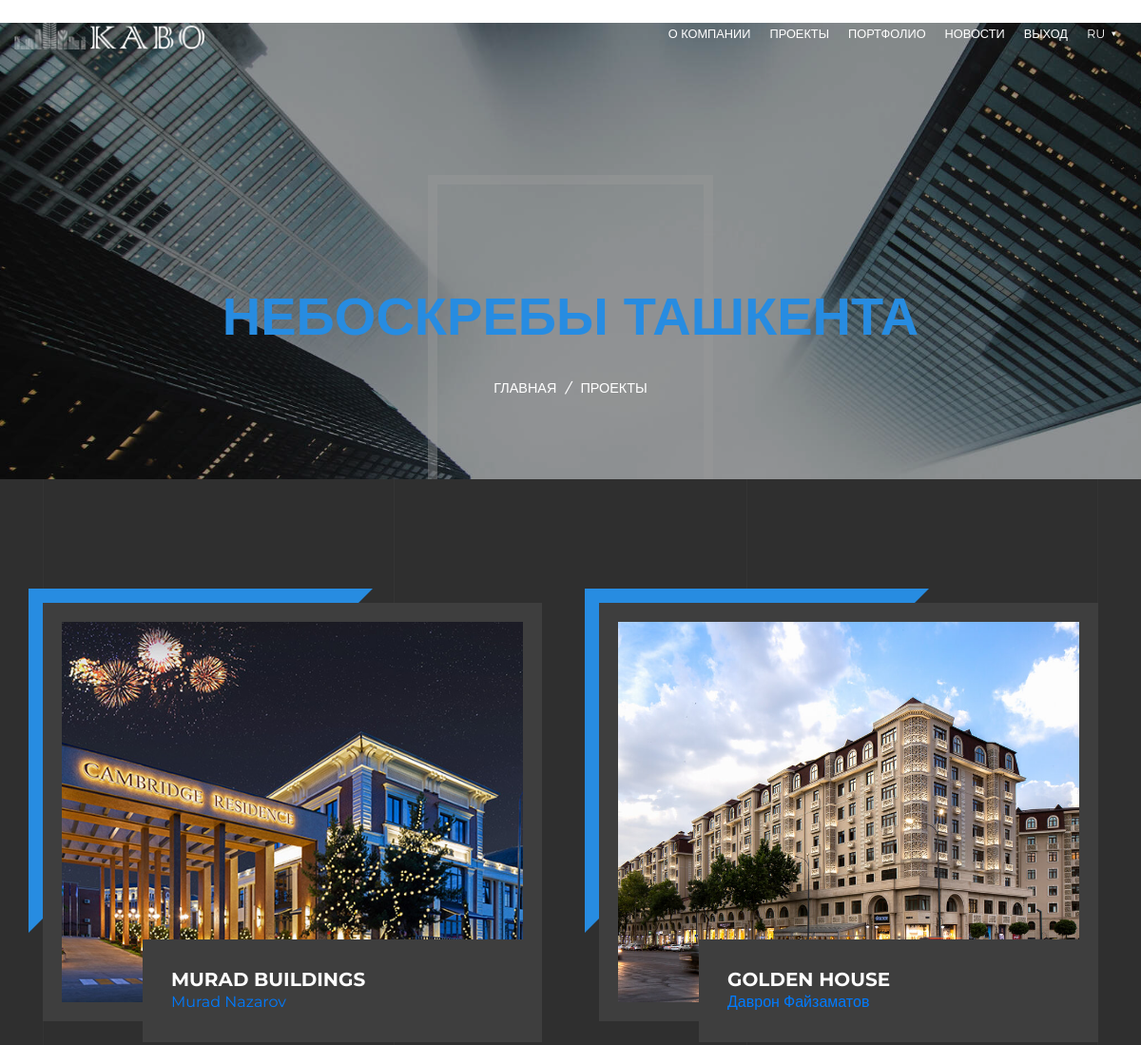
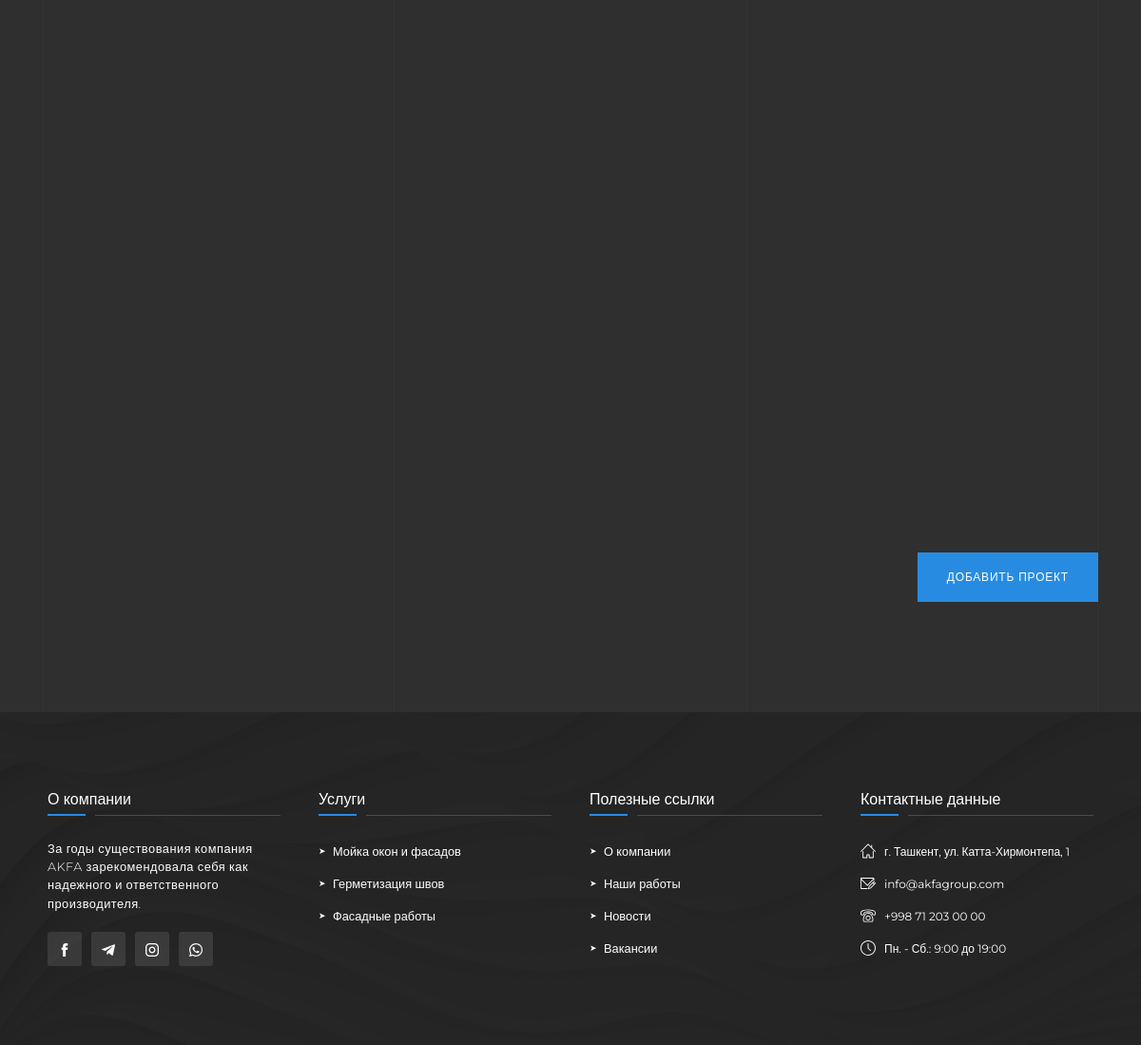
/projects/, run on the app's committed database (2 pictures, top to bottom).
### Projects/models.py (models this page shows, shortened)
class ProjectModel(models.Model):
    company = models.CharField(max_length=50, null=True, blank=True)
    founder = models.CharField(max_length=50, null=True, blank=True)
    info = models.TextField(null=True, blank=True)
    image = models.ImageField(upload_to=upload_location, null=True, blank=True)
    date = models.DateField(auto_now_add=True, null=True, blank=True)
    @property
    def imageURL(self):
        try:
            url = str(self.image.url)
        except:
            url = ''
        return url

### Projects/views.py (the view)
# urls.py: path('', ProjectViews.as_view(), name='views'),
class ProjectViews(ListView):
    model = ProjectModel
    template_name = 'projects.html'
    context_object_name = 'project_list'

### Projects/templates/projects.html
{% extends 'base.html' %}
{% load static %}
{% block content %}
<header class="header_promo other_pages_header">
            <div class="header_promo_background" style="background-image: url({% static 'data/img/promo.jpg' %})"></div>
            <div class="video_overlay"></div>
            <div class="header_promo_video">
                <video autoplay loop muted playsinline webkit-playsinline poster="#" preload="none"
                    src="{% static 'data/promo/promo_header.mp4' %}"></video>
            </div>
            <div class="header_promo_title">
                <h1><span>НЕБОСКРЕБЫ ТАШКЕНТА</span></h1>
                <ul class="header_promo_breadcrumbs">
                    <li>
                        <a href="{% url 'Home:HomeViews' %}">Главная</a><i>/</i>
                    </li>
                    <li>
                        <span>
                            ПРОЕКТЫ
                        </span>
                    </li>
                </ul>
            </div>
        </header>
        <section class="projects">
            <div class="container">
                <div class="section_content">
                    <div class="projects_list">
                        {% for project in project_list %}
                            <div class="projects_item first_animation invisible">
                                <a href="{% url 'projects:detail' project.id %}">
                                    <span class="projects_img"><img src='{{ project.imageURL }}' alt=""></span>
                                    <span class="projects_caption">
                                        <h5>{{ project.company }}</h5>
                                        <h7>{{ project.founder }}</h7>
                                    </span>
                                </a>
                            </div>
                        {% endfor %}
                    </div>
                    <p align="right"><a href="{% url 'projects:add' %}" class="active-btn mt-3"><span>ДОБАВИТЬ ПРОЕКТ</span></a></p>
                </div>
            </div>
        </section>
{% endblock %}

### templates/base.html
{% load static %}
<!DOCTYPE html>
<html lang="en">
<body>
{% include 'header.html' %}
{% block content %}
{% endblock %}
{% include 'footer.html' %}
</body>
</html>

### templates/header.html (shortened to what this page needs)
{% load static %}
<head>
    <link rel="stylesheet" href="https://maxcdn.bootstrapcdn.com/bootstrap/4.5.2/css/bootstrap.min.css">
    <link rel="stylesheet" href="{% static 'data/css/animate.css' %}" media="all"  />
    <link rel="stylesheet" href="{% static 'data/css/swiper.min.css' %}">
    <link rel="stylesheet" href="{% static 'data/css/style.css' %}">
</head>
<body>
    <div class="wrapper">
        <nav class="navigation">
            <a href="" class="navigation_logo"><img src="{% static 'data/img/logo-full.png' %}" alt=""></a>
            <ul class="navigation_list">
                <li class="navigation_items">
                    <span class="navigation_link">
                        О компании
                    </span>
                </li>
                <li class="navigation_items">
                    <a href="{% url 'projects:views' %}" class="navigation_link">Проекты</a>
                </li>
                <li class="navigation_items">
                    <a href="{% url 'Portfolio:views' %}" class="navigation_link">Портфолио</a>
                </li>
                <li class="navigation_items">
                    <a href="{% url 'News:NewsViews' %}" class="navigation_link">Новости</a>
                </li>
                <li class="navigation_items">
                    <a href="{% url 'registration:signout' %}" class="navigation_link">Выход</a>
                </li>
                <li class="navigation_items">
                    <span href="" class="navigation_link lang_link">
                        Ru <span>&#9660;</span>
                    </span>
                </li>
            </ul>
        </nav>
    </div>
</body>

### templates/footer.html (shortened to what this page needs)
{% load static %}
<div class="footer">
    <div class="footer_inner">
        <div class="container">
            <div class="row footer_top">
                <div class="col-md-3">
                    <div class="footer_items">
                        <div class="footer_title">
                            О компании
                        </div>
                        <div class="footer_content">
                            <p>За годы существования компания AKFA зарекомендовала себя как надежного и
                                ответственного производителя.</p>
                            <ul class="social_icons">
                                <li><a href=""><img src="{% static 'data/img/facebook-w.svg' %}" alt=""></a></li>
                                <li><a href=""><img src="{% static 'data/img/telegram-w.svg' %}" alt=""></a></li>
                                <li><a href=""><img src="{% static 'data/img/instagram-w.svg' %}" alt=""></a></li>
                                <li><a href=""><img src="{% static 'data/img/whatsapp-w.svg' %}" alt=""></a></li>
                            </ul>
                        </div>
                    </div>
                </div>
                <div class="col-md-3">
                    <div class="footer_items">
                        <div class="footer_items">
                            <div class="footer_title">
                                Услуги
                            </div>
                        </div>
                        <div class="footer_content">
                            <ul class="footer_links">
                                <li><a href="">Мойка окон и фасадов</a></li>
                                <li><a href="">Герметизация швов</a></li>
                                <li><a href="">Фасадные работы</a></li>
                            </ul>
                        </div>
                    </div>
                </div>
                <div class="col-md-3">
                    <div class="footer_items">
                        <div class="footer_items">
                            <div class="footer_title">
                                Полезные ссылки
                            </div>
                        </div>
                        <div class="footer_content">
                            <ul class="footer_links">
                                <li><a href="">О компании</a></li>
                                <li><a href="">Наши работы</a></li>
                                <li><a href="">Новости</a></li>
                                <li><a href="">Вакансии</a></li>
                            </ul>
                        </div>
                    </div>
                </div>
                <div class="col-md-3">
                    <div class="footer_items">
                        <div class="footer_items">
                            <div class="footer_title">
                                Контактные данные
                            </div>
                        </div>
                        <ul class="footer_contacts">
                            <li><a href="">г. Ташкент, ул. Катта-Хирмонтепа, 1</a></li>
                            <li><a href="">info@akfagroup.com</a></li>
                            <li><a href="">+998 71 203 00 00</a></li>
                            <li><a href="">Пн. - Сб.: 9:00 до 19:00</a></li>
                        </ul>
                    </div>
                </div>
            </div>
        </div>
    </div>
</div>
</body>
</html>

### data on the page
ProjectModel: imageURL (picture), company "MURAD BUILDINGS", founder "Murad Nazarov"
ProjectModel: imageURL (picture), company "GOLDEN HOUSE", founder "Даврон Файзаматов"
